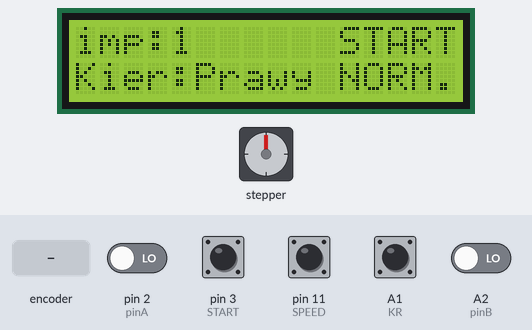
A sketch run on a simulated Arduino Uno, built with avr-gcc and run on an emulated ATmega328P. Shown: stepper motor, 16×2 character LCD. Wiring (inferred from the names in the program): stepper motor driver (200 steps per turn assumed): step pin 9; direction pin 8; enable pin 10. The inputs (shaded band) are chosen by the test bench; at power-on: A1 (KR), pin 3 (START), pin 11 (SPEED) HIGH, A2 (pinB), pin 2 (pinA) LOW.

Above: at 1.2 s.
1.3 s: pin 3 (START) pulled LOW for 2.15 s
At 3.3 s:
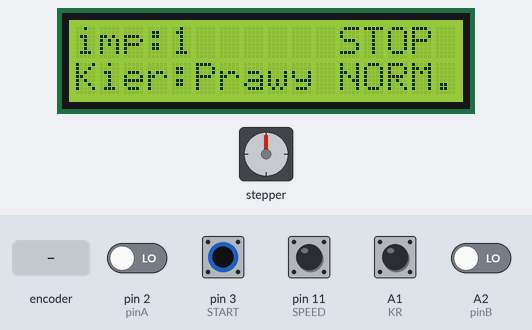
5.5 s: pin 11 (SPEED) pulled LOW for 2.15 s
At 6.6 s:
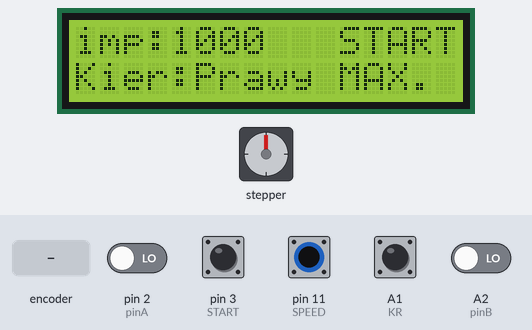
9.1 s: A1 (KR) pulled LOW for 2.15 s
At 9.6 s:
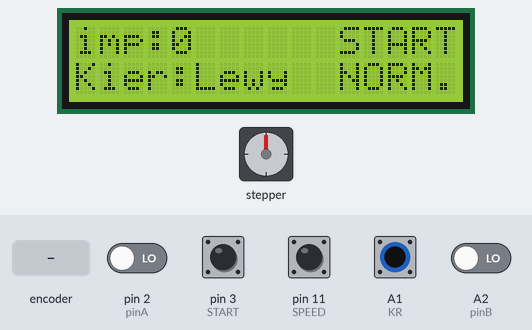
12.7 s: pin 3 (START) pulled LOW for 2.15 s
At 15.8 s:
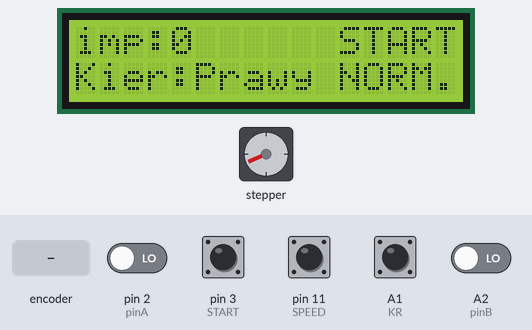
16.3 s: rotary encoder on pin 2 (pinA) / A2 (pinB) turned 3 steps (first pin leading)
At 17.1 s:
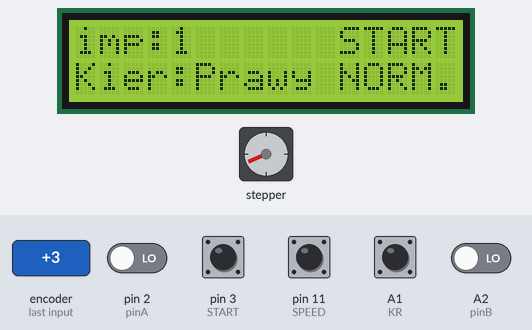
19.8 s: A1 (KR) pulled LOW for 2.15 s
At 21.1 s:
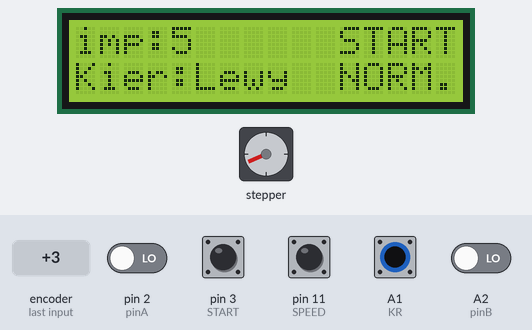
Timing chart, 0 to 22.8 s (numbered marks = the images above; inputs shaded):
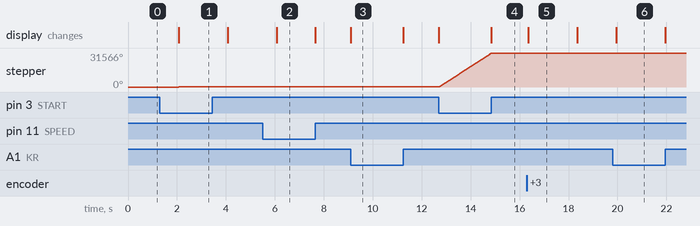

Measured:
- after the input at 5.5 s, the display: changes after 0.58 s (image 2)
- after the input at 9.1 s, the display: changes at once (image 3)
- after the input at 12.7 s, stepper: turns 31565° clockwise in 2.1 s, starting at once; the display: first changes at once (image 4 shows a later state)
- after the input at 16.3 s, the display: changes after 0.05 s (image 5)
- after the input at 19.8 s, the display: changes after 0.16 s (image 6)

The sketch:

sterownik_V2.ino
```cpp
#include <LiquidCrystal.h>

//Sterownik TB6600
#define KR A1 //definicja pinu kierunku ruchu
#define START 3 //definicja start
#define SPEED 11 //definicja speed
// Impulsator

// initializacja LCD
const int rs = 12, en = 13, d4 = 4, d5 = 5, d6 = 6, d7 = 7;
LiquidCrystal lcd(rs, en, d4, d5, d6, d7);

int odczyt, odczytS, x=1, xS; // odczyt z potencjometru

int PUL=9; //definicja pinów pulsu
int DIR=8; //definicja kierunków ruchu
int ENA=10; //definicja zatrzymania wału
// definicja ustawień impulsatora
 int pinA = 2;  // podłączenie do CLK na KY-040
 int pinB = A2;  //podłączenie do DT na KY-040
 int pinSW = A3;
 int encoderPosCount = 0;
 int pinALast;
 int aVal;
 boolean bCW;
 unsigned long tk, tp;


float vobr=00.00;
int kierunek, kierunekS;
int praca, pracaS;
int spid, spidS;
int t;
const int minimum=1; //dedinicja minimum szybkości (odwtotność czasu impulsu)
const int maksimum=1000; //dedinicja minimum szybkości (odwtotność czasu impulsu)
const float mnoznik=0.1398; //mnożnik do linearyzacji 0.1473
void setup() {
  // set up the LCD's number of columns and rows:
  lcd.begin(16, 2);
  // Print a message to the LCD.
  lcd.print("ElMechPlast");
  //delay(5000);
  lcd.clear();
  lcd.setCursor(0, 0);
  lcd.print("imp:    ");
  lcd.setCursor(0, 1);
  lcd.print("Kier:");
  pinMode (PUL, OUTPUT);
  pinMode (DIR, OUTPUT);
  pinMode (ENA, OUTPUT);
  digitalWrite(DIR,HIGH);
  digitalWrite(ENA,HIGH);
  pinMode(KR,INPUT);
  digitalWrite(KR,HIGH);
  pinMode(START,INPUT);
  digitalWrite(START,HIGH);
  pinMode(SPEED,INPUT);
  digitalWrite(SPEED,HIGH);

// odczyty przełączników
  kierunek=digitalRead(KR);
  spid = digitalRead(SPEED);
  praca=digitalRead(START);

// Wyświetlenie START/STOP
  lcd.setCursor(11, 0);
    if (praca)
    {
       digitalWrite(ENA,HIGH);
       lcd.print("START");
    }
    else
    {
      digitalWrite(ENA,LOW);
      lcd.print("STOP ");
    }
//Wyświetlanie kierunku Prawy/Lewy
      lcd.setCursor(5, 1);
      if(kierunek)
      {
        digitalWrite(DIR,HIGH);
        lcd.print("Prawy");
      }
      else
      {
        digitalWrite(DIR,LOW);
        lcd.print("Lewy ");
      }
 //ustalenie prędkości startowej
   odczyt = 1;
   if(x>=100)
      t=((int)(1000000.00000/x));
   else
      t=(int)(1000.00000/x);
   vobr=mnoznik*x;
   lcd.setCursor(4, 0);
   lcd.print("      ");
   lcd.setCursor(4, 0);
   lcd.print(x);

// impulsator START
   pinMode (pinA,INPUT);
   pinMode (pinB,INPUT);
   pinMode (pinSW,INPUT);
   /* Read Pin A
   Whatever state it's in will reflect the last position
   */
   attachInterrupt(0, impulsator, CHANGE);
/*
// Wyświetlenie NORM./MAXI
  //spid = digitalRead(SPEED);
  lcd.setCursor(11, 1);
  lcd.print("INIT. ");
  x=1;
  spidS = digitalRead(SPEED);
//  if (spid==LOW)
//   lcd.print("MAXI. ");
//  else
//    lcd.print("NORM.");


  */
 //   Serial.begin(9600);
//  Serial.println("Basic Encoder Test:");
}

void loop() {
  Serial.println(digitalRead(pinA));
// odczyty przełączników
  kierunek=digitalRead(KR);
  spid = digitalRead(SPEED);
  praca=digitalRead(START);
// Praca impulsatora


  odczyt = encoderPosCount;
  //odczyt=1000;

// Generowanie i wyświetlanie prędkości oraz odczyt potencjometru
  if((spid!=spidS) || (odczyt!=odczytS))
  {
    lcd.setCursor(11, 1);
    if (spid==LOW)
    {
      lcd.print("MAX. ");
      x=maksimum;
    }
    else
    {
      lcd.print("NORM.");
      x=odczyt;
    }
    spidS=spid;
    odczytS=odczyt;
  }
// Włączanie i wyświetlanie pracy silnika

  if (pracaS!=praca)
  {
    lcd.setCursor(11, 0);
    if (praca)
    {
       digitalWrite(ENA,HIGH);
       lcd.print("START");
    }
    else
    {
      digitalWrite(ENA,LOW);
      lcd.print("STOP ");
    }
    pracaS=praca;
  }

// Obliczanie i wyświetlanie predkości obrotowej
  if (x!=xS)
  {
    if(x>=100)
      t=((int)(1000000.00000/x));
    else
      t=(int)(1000.00000/x);
    vobr=mnoznik*x;
    lcd.setCursor(4, 0);
    lcd.print("      ");
    lcd.setCursor(4, 0);
    lcd.print(x);
    xS=x;
  }

 // Generowanie i wyświetlanie kierunku ruchu
  if (kierunek!=kierunekS)
  {
      lcd.setCursor(5, 1);
      if(kierunek)
      {
        digitalWrite(DIR,HIGH);
        lcd.print("Prawy");
      }
      else
      {
        digitalWrite(DIR,LOW);
        lcd.print("Lewy ");
      }
      kierunekS=kierunek;
  }


// realizacja ruchu
      digitalWrite(PUL,HIGH);
      if(x>=100)
        delayMicroseconds(t);
      else
        delay(t);
      digitalWrite(PUL,LOW);
      if(x>=100)
        delayMicroseconds(t);
      else
        delay(t);

}
void impulsator()
{
  aVal = digitalRead(pinA);
     if (digitalRead(pinB) != aVal)   // Means pin A Changed first - We're Rotating Clockwise
     {

       if (encoderPosCount<maksimum) encoderPosCount ++;
      }
     else // Otherwise B changed first and we're moving CCW
     {
       if (encoderPosCount>minimum) encoderPosCount--;
     }
     delay(10);
}
```
